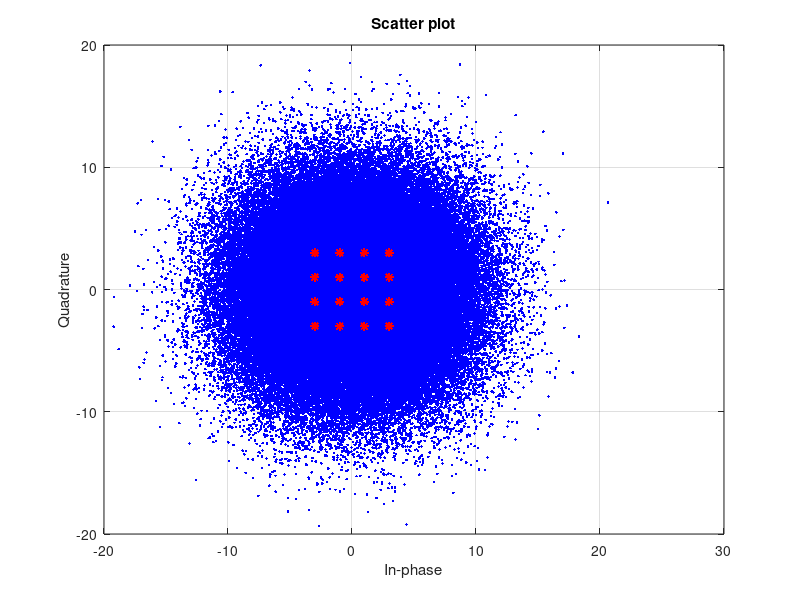
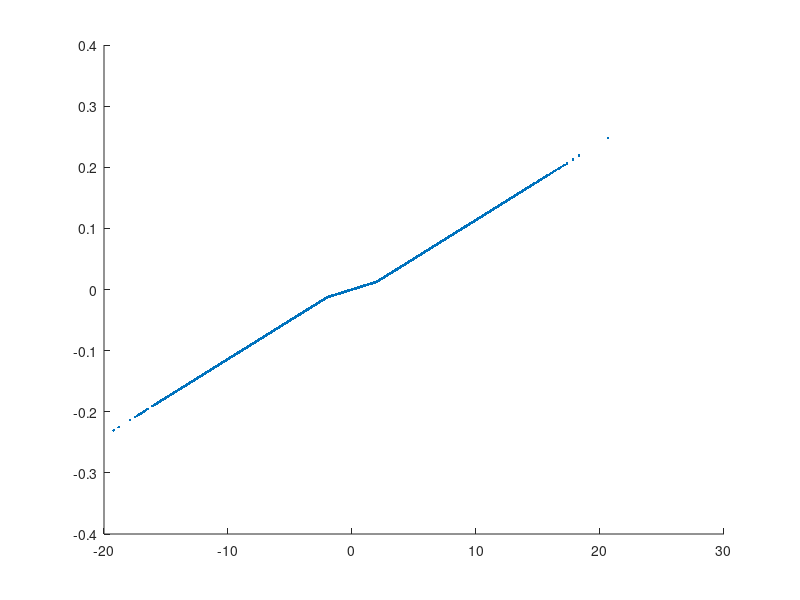

Here is the MATLAB script that generated these plots, in order: (Note: this script raises an error after producing the figures.)
%Giacomo Fratus
%Ali Ashraf



clear;
clc;


%EE132A Final project
%4-PSK modulation

M = 16;                     % Size of signal constellation
k = log2(M);                % Number of bits per symbol
n = 600000;                  % Number of bits to process

plot = 1;

rng default                 % Use default random number generator
dataIn = randi([0 1],n,1);  % Generate vector of binary data

dataInMatrix = reshape(dataIn,length(dataIn)/k,k);   % Reshape data into binary k-tuples, k = log2(M)
dataSymbolsIn = bi2de(dataInMatrix);                 % Convert to integers

modSignalIn = qammod(dataSymbolsIn,M,'gray');     %Modulate the input using M-QAM


snr = -5;

recSignal = awgn(modSignalIn,snr,'measured'); %Simulate AWGN in the channel

sPlotFig = scatterplot(recSignal,1,0,'b.');   %Plot the constellations of the recieved signal and sent signal
hold on
grid on;
figure(1);
scatterplot(modSignalIn,1,0,'r*',sPlotFig);

%Generate LLRs
LLRbit = zeros(size(recSignal,1),k);

for i = 1:size(recSignal,1)
    %bit0
    if real(recSignal(i)) < -2
        LLRbit(i,1) = 2*(real(recSignal(i))+1);
    elseif real(recSignal(i))>2
        LLRbit(i,1) = 2*(real(recSignal(i))-1);
    else
        LLRbit(i,1) = real(recSignal(i));         
    end
    
    %bit1
    LLRbit(i,2) = -abs(real(recSignal(i)))+2;  
    
    %bit2
    if imag(recSignal(i)) < -2
        LLRbit(i,3) = -2*(imag(recSignal(i))+1);
    elseif imag(recSignal(i))>2
        LLRbit(i,3) = -2*(imag(recSignal(i))-1);
    else
        LLRbit(i,3) = -imag(recSignal(i));         
    end
    
    %bit3
    LLRbit(i,4) = -abs(imag(recSignal(i)))+2;       
end

signalPower = sum(norm(modSignalIn)^2)/size(modSignalIn,1);

var = signalPower/(10^(snr/20));

LLRbit = LLRbit.*(2/(var^2));


if plot
    figure(2);
    scatter(real(recSignal),LLRbit(:,1),'.');
    hold on;
    scatter(real(recSignal),LLRbit(:,2),'o','k');
    scatter(imag(recSignal),LLRbit(:,3),'.');
    scatter(imag(recSignal),LLRbit(:,4),'.','r');
    
    legend('bit0','bit1','bit2','bit3');
    grid on;

    title('theoretical LLRs 16-QAM, SNR = 15dB');
end

r_re = real(recSignal);
r_im = imag(recSignal);
modelInput = [r_re r_im];
modelOutput = LLRbit;

save('C:\Users\giaco\Documents\Python Scripts\TrainingData.mat','modelInput','modelOutput');

